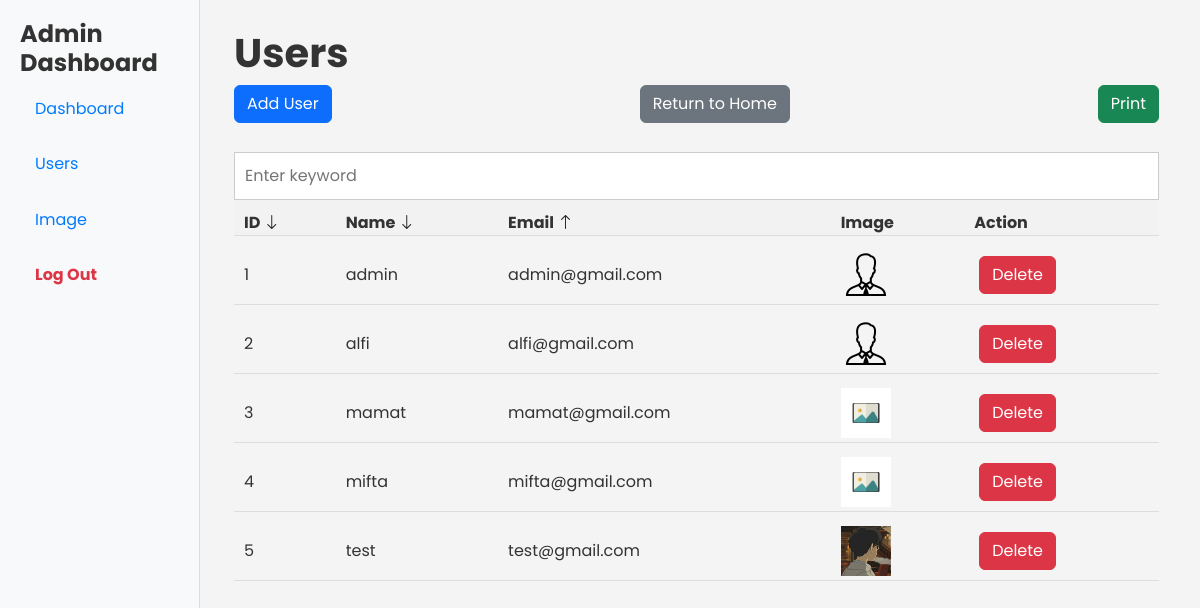
The app's page /admin/user.php?sortBy=email&sortOrder=ASC (signed in) with its own data.
### tables this page shows
CREATE TABLE `user` (
  `id` int NOT NULL,
  `gambar` varchar(255) DEFAULT NULL,
  `username` varchar(255) NOT NULL,
  `email` varchar(255) NOT NULL,
  `password` varchar(255) NOT NULL,
  `id_role` int NOT NULL
);

### functions.php (called while the page is built, shortened)
<?php
function koneksi()
{
    return mysqli_connect("localhost", "root", "", "pw2024_tubes_233040013");
}
function isAdmin() {
    $user = getUserById($_SESSION['id']);
    if ($user) {
        if ($user['id_role'] == 1) {
            return true;
        } else {
            echo "User is not an admin.";
            return false;
        }
    }
}
function getUserById($id) {
    $conn = koneksi();
    $sql = "SELECT * FROM user WHERE id = $id";
    $result = $conn->query($sql);
    return $result->fetch_assoc();
}
function getUsers($sortBy = 'id', $sortOrder = 'ASC') {
    $conn = koneksi();
    $canSortBy = ['id', 'username', 'email'];
    $canSortOrder = ['ASC', 'DESC'];
    $query = "SELECT * FROM user ORDER BY $sortBy $sortOrder";
    $result = mysqli_query($conn, $query);
    $users = array();
    while ($row = mysqli_fetch_assoc($result)) {
        $users[] = $row;
    }
    return $users;
}
?>

### admin/user.php (the view, shortened to what this page needs)
<?php
require_once '../functions.php';
if (!isAdmin()) {
    header("Location: ../login.php");
    exit;
}
$sortBy = $_GET['sortBy'] ?? 'id';
$sortOrder = $_GET['sortOrder'] ?? 'ASC';
$newSortOrder = ($sortOrder === 'ASC') ? 'DESC' : 'ASC';
$users = getUsers($sortBy, $sortOrder);
?>
<!DOCTYPE html>
<html lang="en">
<head>
    <link href="https://cdn.jsdelivr.net/npm/bootstrap@5.3.3/dist/css/bootstrap.min.css" rel="stylesheet">
    <link rel="stylesheet" href="https://cdn.jsdelivr.net/npm/bootstrap-icons@1.11.3/font/bootstrap-icons.min.css">
    <link rel="stylesheet" href="assets/css/style.css">
</head>
<body>
    <div class="sidebar">
        <h2>Admin Dashboard</h2>
        <ul>
            <li><a href="admindashboard.php">Dashboard</a></li>
            <li><a href="user.php">Users</a></li>
            <li><a href="image.php">Image</a></li>
            <li><button onclick="logout()"  class="logout">Log Out</button></li>
        </ul>
    </div>
    <div class="main-content">
        <div class="container">
        <h1 id="users">Users</h1>
        <div class="d-flex justify-content-between mb-4">
            <a href="add.php" class="btn btn-primary">Add User</a>
            <a href="../index.php" class="btn btn-secondary">Return to Home</a>
            <a href="javascript:void(0);" onclick="window.print();" class="btn btn-success">Print</a>
        </div>
        <form action="" method="POST">
            <input type="text" name="keyword" size="40" placeholder="Enter keyword" autocomplete="off" autofocus class="keyword">
        </form>
        <div class="result">
        <table id="usersTable" class="userTable">
            <tr>
                <th><a href="?sortBy=id&sortOrder=<?= $newSortOrder; ?>" class="text-decoration-none text-reset">ID <i class="bi bi-arrow-<?= ($sortBy === 'id' && $sortOrder === 'ASC') ? 'up' : 'down'; ?> text-dark"></i></a></th>
                <th><a href="?sortBy=username&sortOrder=<?= $newSortOrder; ?>" class="text-decoration-none text-reset">Name <i class="bi bi-arrow-<?= ($sortBy === 'username' && $sortOrder === 'ASC') ? 'up' : 'down'; ?> text-dark"></i></a></th>
                <th><a href="?sortBy=email&sortOrder=<?= $newSortOrder; ?>" class="text-decoration-none text-reset">Email <i class="bi bi-arrow-<?= ($sortBy === 'email' && $sortOrder === 'ASC') ? 'up' : 'down'; ?> text-dark"></i></a></th>
                <th>Image</th>
                <th>Action</th>
            </tr>
            <?php
            foreach ($users as $index => $user) {
            ?>
                <tr>
                    <td><?= $index + 1; ?></td>
                    <td><?= htmlspecialchars($user['username']); ?></td>
                    <td><?= htmlspecialchars($user['email']); ?></td>
                    <td>
                    <?php
                            if (!empty($user['gambar'])) {
                                    echo '<img src="' . $user['gambar'] . '" alt="Profile Image" width="50">';
                            } else {
                                echo '<img src="assets/img/default.jpg" alt="Default Profile Image" width="50">';
                            }
                            ?>
                    </td>
                    <td>
                        <form method="POST" action="delete.php">
                            <button type="submit" onclick="return confirm('Are You Sure Want to Delete This Data?')" class="btn btn-danger">Delete</button>
                        </form>
                    </td>
                </tr>
            <?php } ?>
        </table>
        </div>
        </div>
    </div>
</body>
</html>

### admin/assets/css/style.css (style rules this page uses)
* { box-sizing: border-box; margin: 0; padding: 0; }
body { font-family: 'Poppins', sans-serif; line-height: 1.6; color: #333; background-color: #f4f4f4; font-family: "Poppins", sans-serif !important; }
.sidebar { position: fixed; top: 0; left: 0; width: 200px; height: 100vh; background-color: #f8f9fa; padding: 20px; border-right: 1px solid #ddd; transition: transform 0.3s ease; }
.sidebar h2 { margin-top: 0; font-weight: bold; color: #333; font-size: 1.5rem; }
.sidebar ul { list-style-type: none; padding: 0; margin: 0; }
.sidebar li { margin-bottom: 10px; }
.sidebar li a { display: block; color: #007bff; text-decoration: none; padding: 10px 15px; border-radius: 5px; font-size: 1rem; }
.sidebar li button.logout { display: block; color: #dc3545; text-decoration: none; padding: 10px 10px; border-radius: 5px; border: none; background: none; font: inherit; cursor: pointer; text-align: left; font-weight: bold; }
.main-content { margin-left: 193px; padding: 29px; transition: margin-left 0.3s ease; }
.main-content h1 { margin-top: 0; font-weight: bold; color: #333; }
table { width: 100%; border-collapse: collapse; margin-bottom: 20px; }
table th, table td { padding: 10px 10px 0 10px; text-align: left; border-bottom: 1px solid #ddd; }
table th { background-color: #f2f2f2; }
form { margin-top: 20px; display: inline; }
form input[type="text"], form input[type="email"], form input[type="password"], form select { width: 100%; padding: 10px; margin-top: 5px; border: 1px solid #ccc; }
button { background-color: #007bff; color: #fff; margin: 10px 5px; padding: 10px 20px; border: none; cursor: pointer; border-radius: 5px; }
form input[type="submit"], form button { background-color: #007bff; color: #fff; padding: 10px 20px; border: none; cursor: pointer; border-radius: 5px; margin-top: 10px; }

### records on screen
user: username "admin", email "admin@gmail.com", gambar (picture)
user: username "alfi", email "alfi@gmail.com", gambar (picture)
user: username "mamat", email "mamat@gmail.com", gambar (placeholder picture)
user: username "mifta", email "mifta@gmail.com", gambar (placeholder picture)
user: username "test", email "test@gmail.com", gambar (picture)
